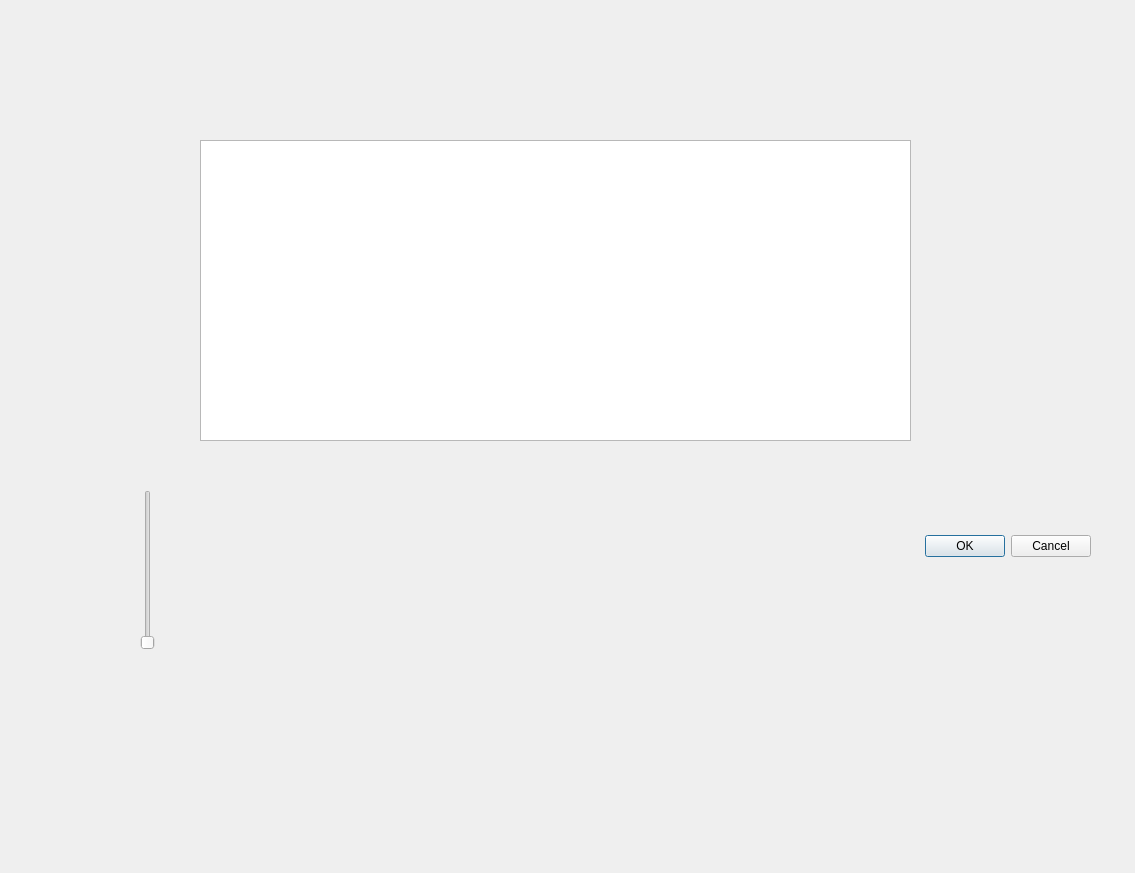
<?xml version="1.0" encoding="UTF-8"?>
<ui version="4.0">
 <class>Dialog</class>
 <widget class="QDialog" name="Dialog">
  <property name="geometry">
   <rect>
    <x>0</x>
    <y>0</y>
    <width>1135</width>
    <height>873</height>
   </rect>
  </property>
  <property name="windowTitle">
   <string>Dialog</string>
  </property>
  <widget class="QDialogButtonBox" name="buttonBox">
   <property name="geometry">
    <rect>
     <x>750</x>
     <y>530</y>
     <width>341</width>
     <height>32</height>
    </rect>
   </property>
   <property name="orientation">
    <enum>Qt::Orientation::Horizontal</enum>
   </property>
   <property name="standardButtons">
    <set>QDialogButtonBox::StandardButton::Cancel|QDialogButtonBox::StandardButton::Ok</set>
   </property>
  </widget>
  <widget class="QTableView" name="TestTable">
   <property name="geometry">
    <rect>
     <x>200</x>
     <y>140</y>
     <width>711</width>
     <height>301</height>
    </rect>
   </property>
   <property name="accessibleName">
    <string>database</string>
   </property>
  </widget>
  <widget class="QSlider" name="verticalSlider">
   <property name="geometry">
    <rect>
     <x>140</x>
     <y>490</y>
     <width>16</width>
     <height>160</height>
    </rect>
   </property>
   <property name="orientation">
    <enum>Qt::Orientation::Vertical</enum>
   </property>
  </widget>
 </widget>
 <resources/>
 <connections>
  <connection>
   <sender>buttonBox</sender>
   <signal>accepted()</signal>
   <receiver>Dialog</receiver>
   <slot>accept()</slot>
   <hints>
    <hint type="sourcelabel">
     <x>248</x>
     <y>254</y>
    </hint>
    <hint type="destinationlabel">
     <x>157</x>
     <y>274</y>
    </hint>
   </hints>
  </connection>
  <connection>
   <sender>buttonBox</sender>
   <signal>rejected()</signal>
   <receiver>Dialog</receiver>
   <slot>reject()</slot>
   <hints>
    <hint type="sourcelabel">
     <x>316</x>
     <y>260</y>
    </hint>
    <hint type="destinationlabel">
     <x>286</x>
     <y>274</y>
    </hint>
   </hints>
  </connection>
 </connections>
</ui>
